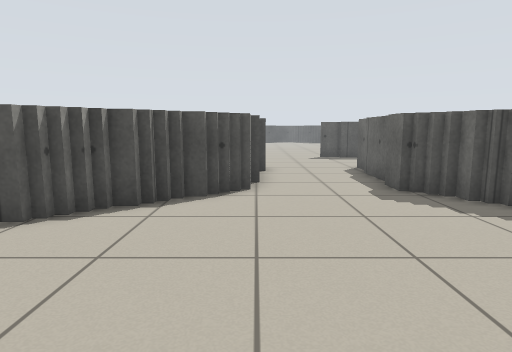
View 1 (above)

24 first-person views from a walk through a world built for the Player/Stage simulator. The camera is 0.8 m above the floor, tilts 8° down and sees 75° across. Floor lines are 1 m apart. The floor is counted in squares, 0.5 m on a side. Each view is taken from the middle of a square. On the plan, view 1 faces up. The plan holds only what a view shows up to about 16 squares ahead; the rest is blank. The place goes on beyond the plan. Robots are left out.

View 2
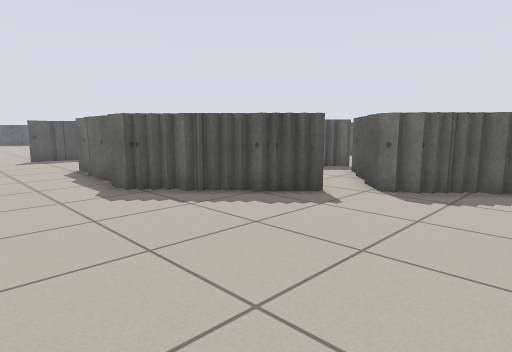

View 3
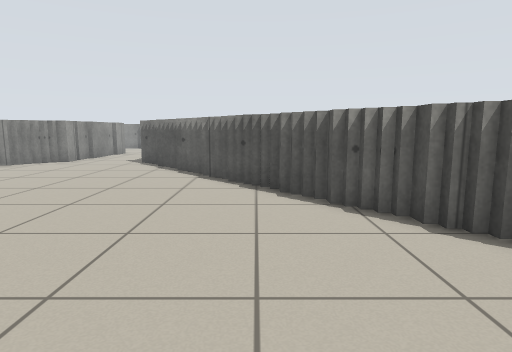

View 4
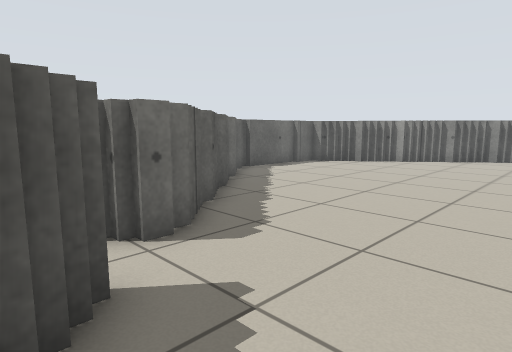

View 5
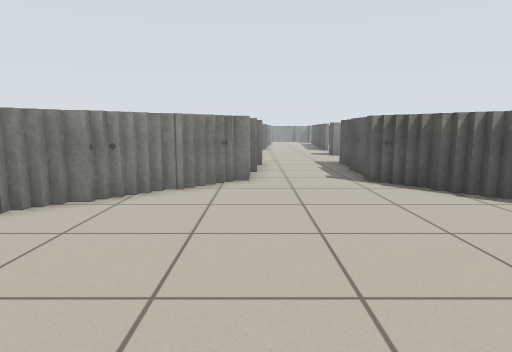

View 6
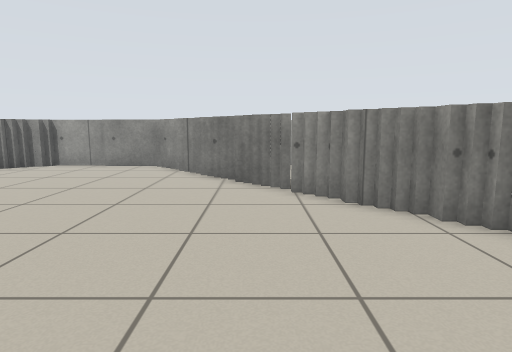

View 7
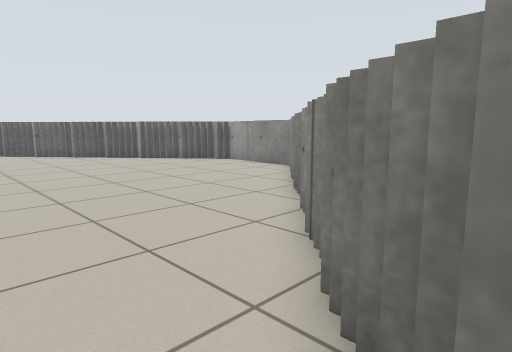

View 8
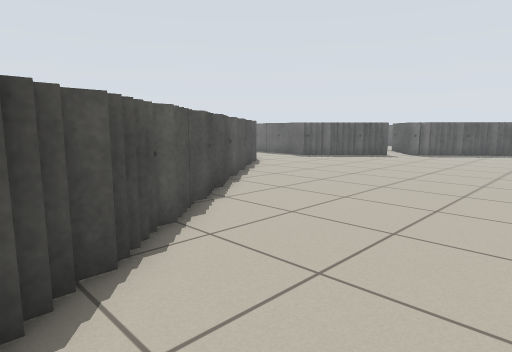

View 9
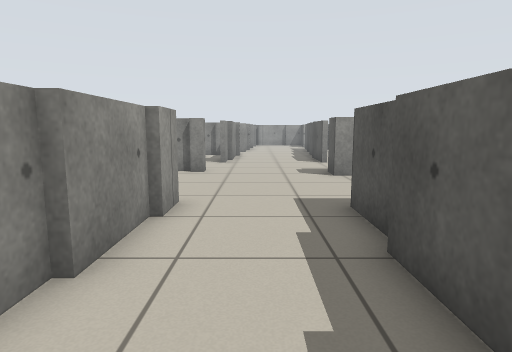

View 10
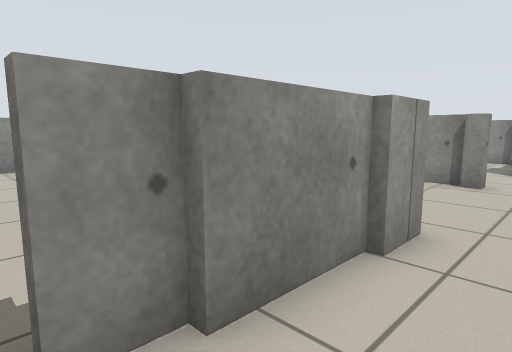

View 11
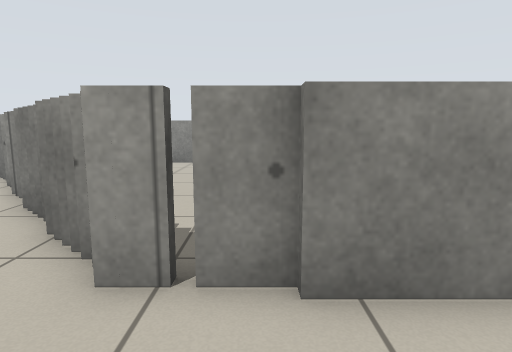

View 12
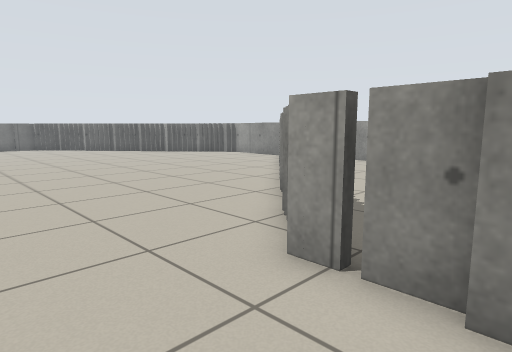

View 13
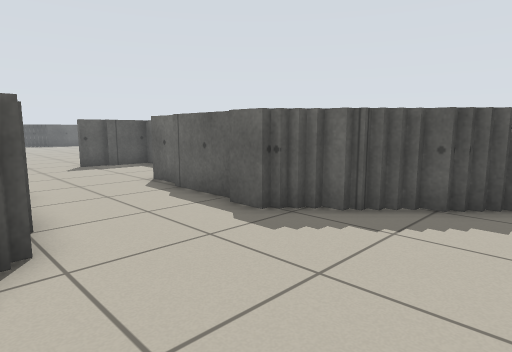

View 14
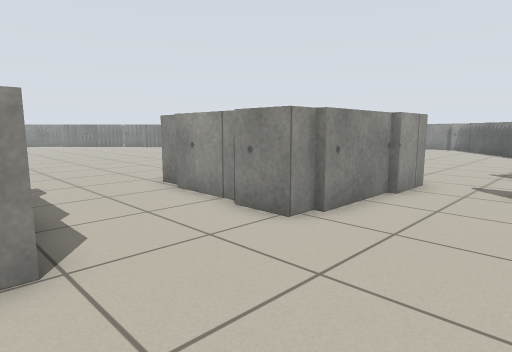

View 15
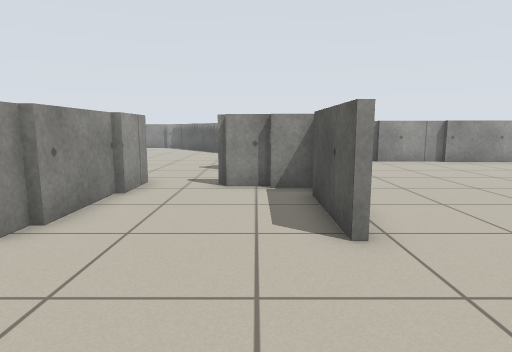

View 16
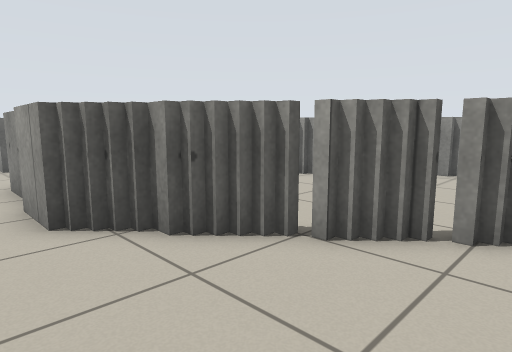

View 17
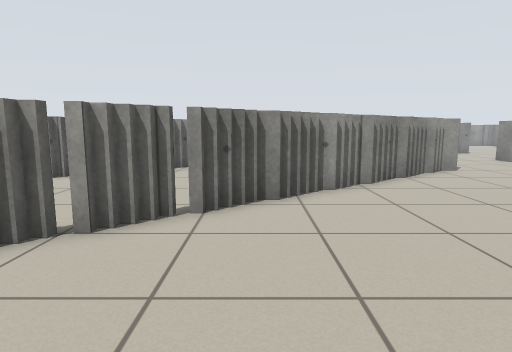

View 18
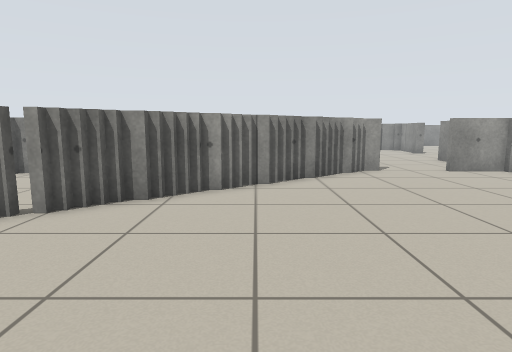

View 19
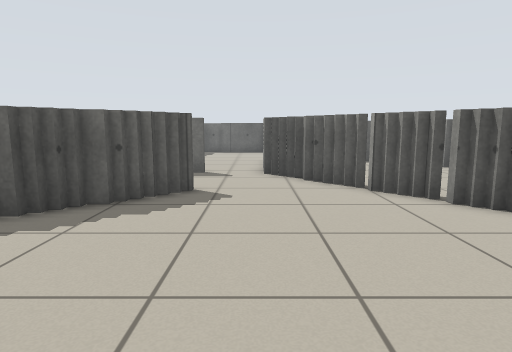

View 20
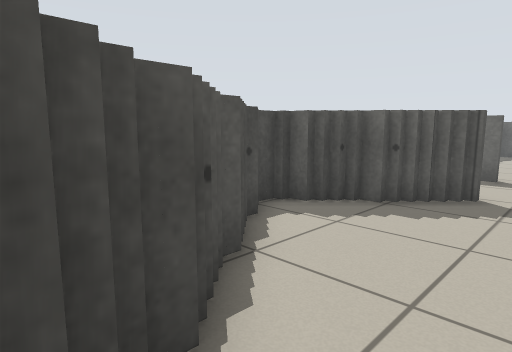

View 21
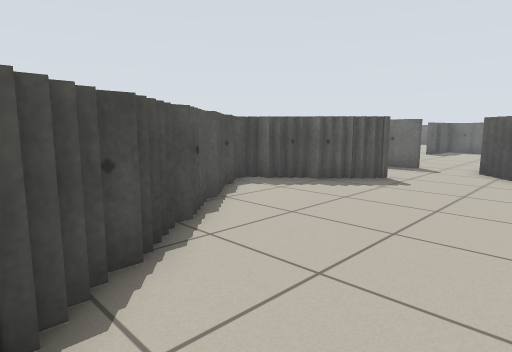

View 22
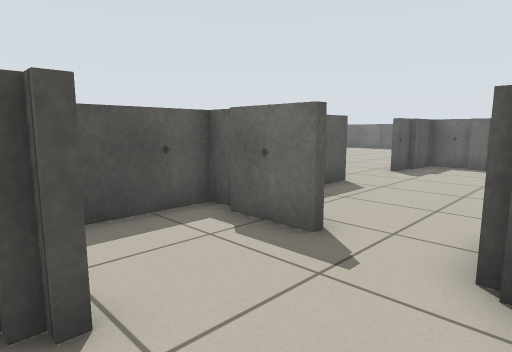

View 23
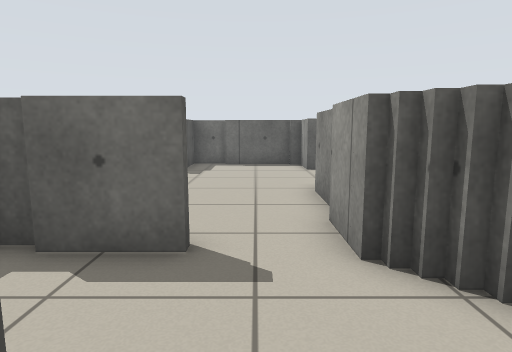

View 24
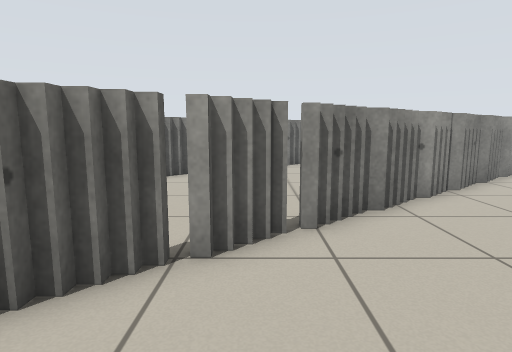

### Floor plan
Key: @ floor where view 1 was taken; # wall or solid block; x gap in a wall; . floor.
Columns run from 19 left of view 1 to 9 right of it. Each row starts with its distance up from view 1.
 29          ..
 28          ...
 27         .....
 26         .......
 25         ........
 24         ..........
 23           .........
 22             .........
 21                ..........
 20       ###   ####   #.....
 19      ##.## ...######...####
 18     ##...##...##..........#
 17   ###.....#...##.........##
 16  ##......................#
 15 ##............##.........#
 14  ............#######...###
 13  ...........##     #...#
 12 ..........#x#      #...#
 11 .........##...     #...#
 10 ........##....     #...#
  9 .......##.....    ##...#
  8 .....### ....... ##....##
  7 ....##   .......##......##
  6 ...##    .....##.........##
  5 ..##     . ..##...........#.#
  4 ###      . .##..............#
  3         .. ##...............#
  2         .###................#
  1         ##...................
  0        ##..........@.........
 -1 ########.....................
 -2 .............................
 -3 ..................      .....
 -4 .....................   .....
 -5 ######................  .....
 -6     .##...............   ....
 -7     ..##.............    ....
 -8     ...##....................
 -9     ....##...................
-10     . ...##..................
-11     . ... ##.................
-12     . ...  ##...........  ..#
-13    .. ..    ##.........   ###
-14    .. ..     #........    #
-15    .   .     ##.......
-16    .   .      ##......
-17    .   ..      ##.....#
-18    #   ####     #######

Where each view was taken, in squares from view 1:
view 1: 0 up, 0 right, facing up
view 2: 0 up, 0 right, facing up-right
view 3: 4 up, 3 right, facing left
view 4: 6 up, 4 right, facing down-right
view 5: 5 down, 3 left, facing left
view 6: 3 down, 7 left, facing down
view 7: 6 down, 12 left, facing down-right
view 8: 4 down, 13 left, facing up-right
view 9: 3 down, 12 left, facing left
view 10: 3 down, 14 left, facing down-left
view 11: 2 down, 15 left, facing down
view 12: 2 down, 16 left, facing down-right
view 13: 4 up, 1 left, facing up-right
view 14: 18 up, 5 right, facing down-left
view 15: 18 up, 5 right, facing left
view 16: 16 up, 11 left, facing down-right
view 17: 17 up, 11 left, facing down
view 18: 17 up, 14 left, facing down
view 19: 15 up, 17 left, facing right
view 20: 15 up, 17 left, facing up-right
view 21: 12 up, 19 left, facing up-right
view 22: 14 up, 9 left, facing up-right
view 23: 16 up, 9 left, facing right
view 24: 16 up, 9 left, facing down
